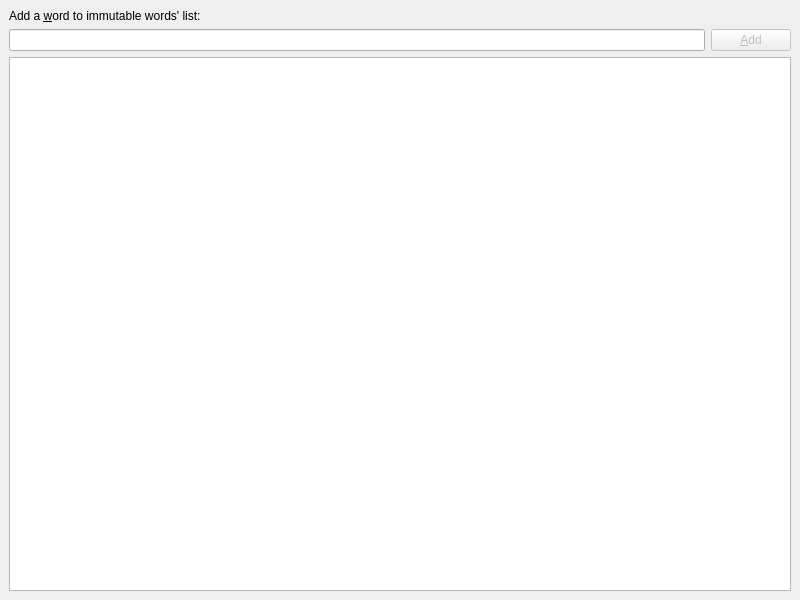
<?xml version="1.0" encoding="UTF-8"?>
<ui version="4.0">
 <class>uwWindow</class>
 <widget class="QMainWindow" name="uwWindow">
  <property name="geometry">
   <rect>
    <x>0</x>
    <y>0</y>
    <width>800</width>
    <height>600</height>
   </rect>
  </property>
  <property name="windowTitle">
   <string>Immutable Words</string>
  </property>
  <widget class="QWidget" name="centralwidget">
   <layout class="QGridLayout" name="gridLayout_4">
    <item row="0" column="0">
     <layout class="QGridLayout" name="gridLayout_3">
      <item row="0" column="0">
       <layout class="QGridLayout" name="gridLayout_2">
        <item row="0" column="0">
         <widget class="QLabel" name="untouch_label">
          <property name="text">
           <string>Add a &amp;word to immutable words' list:</string>
          </property>
          <property name="buddy">
           <cstring>untouch_word</cstring>
          </property>
         </widget>
        </item>
        <item row="1" column="0">
         <layout class="QGridLayout" name="gridLayout">
          <item row="0" column="0">
           <widget class="QLineEdit" name="untouch_word"/>
          </item>
          <item row="0" column="1">
           <widget class="QPushButton" name="untouch_button">
            <property name="enabled">
             <bool>false</bool>
            </property>
            <property name="text">
             <string>&amp;Add</string>
            </property>
            <property name="shortcut">
             <string>Return</string>
            </property>
           </widget>
          </item>
         </layout>
        </item>
       </layout>
      </item>
      <item row="1" column="0">
       <widget class="QTableView" name="untouch_table">
        <property name="layoutDirection">
         <enum>Qt::LayoutDirection::RightToLeft</enum>
        </property>
       </widget>
      </item>
     </layout>
    </item>
   </layout>
  </widget>
 </widget>
 <resources/>
 <connections/>
</ui>
